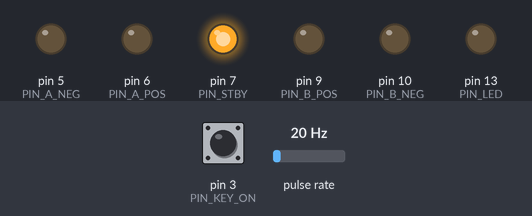
Bench run of a sketch on a simulated Arduino Uno, built with avr-gcc and run on an emulated ATmega328P. On the bench: output pins drawn as LEDs (lit = HIGH). Wiring (inferred from the names in the program): pulse sensor: data pin 2. Inputs (shaded band) come from the test bench; at power-on: pulse rate 20 Hz, pin 3 (PIN_KEY_ON) HIGH.

Above: at 9.0 s.
9.1 s: pulse rate (sensor on pin 2) set to 4 Hz
At 11.4 s:
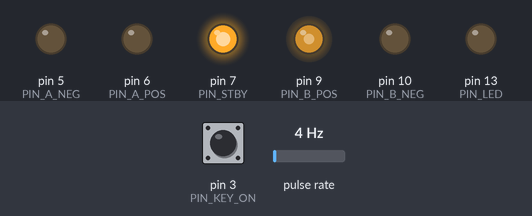
12.1 s: pin 3 (PIN_KEY_ON) pulled LOW for 1 s
At 12.9 s:
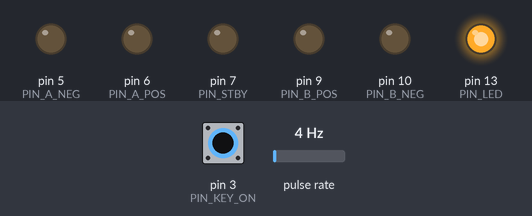
At 14.6 s:
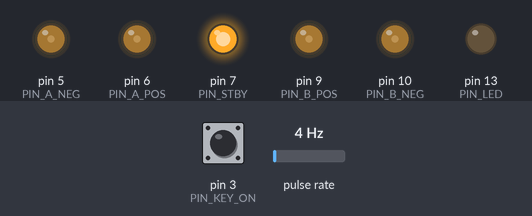
16.1 s: pulse rate (sensor on pin 2) set to 50 Hz
19.1 s: pulse rate (sensor on pin 2) set to 100 Hz
22.1 s: pin 3 (PIN_KEY_ON) pulled LOW for 0.15 s
At 23.6 s:
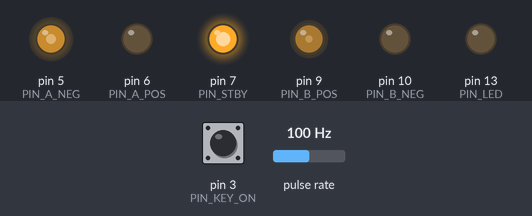
25.2 s: pulse rate (sensor on pin 2) set to 62 Hz
Timing chart, 0 to 64.9 s (numbered marks = the images above; inputs shaded):
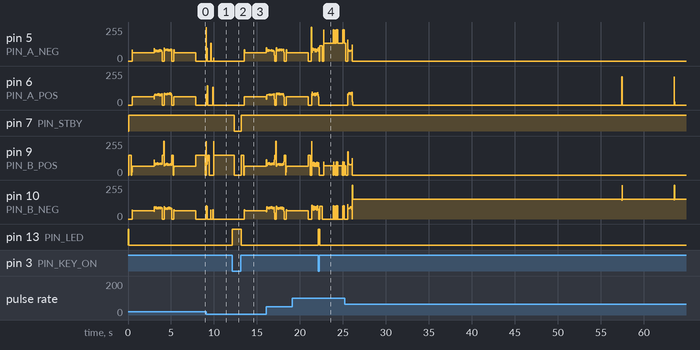

Measured:
- after the input at 12.1 s, pin 5 (PIN_A_NEG): 0/255 → 62/255 after 1.4 s, → 100/255 2.6 s later; pin 6 (PIN_A_POS): 0/255 → 63/255 after 1.4 s, → 45/255 2.6 s later
- after the input at 22.1 s, pin 13 (PIN_LED): LOW → HIGH after 0.05 s, → LOW 0.15 s later

The sketch:

tach_v3_0.ino
```cpp
#include <Arduino.h>
#include <math.h>

float constrainFloat(float value, float minValue, float maxValue);
float minFloat(float a, float b);
float absFloat(float value);

bool readKeyOnRaw();
bool updateAndReadKeyOn();
bool isKeyOnConfirmedAtStartup();
void startGaugeFromDriverOff();
void beginKeyOffReturn();
void resumeRunningDuringKeyOffReturn();

void runV1UpperControl();
bool updateEngineRunConfirmation(unsigned long intervalMicros);
bool isValidTachInterval(unsigned long intervalMicros);
void initializeDisplayFilterFromRaw();
void updateRawValueFromPulseInterval(unsigned long intervalMicros);
void updateDisplayFilter();
void clearMovingAverageFilter();
void updateTargetStepFromDisplay();
void updateVirtualNeedleControl(unsigned long nowMicros);
void commandMotorPosition(float logicalStep);
void handleEngineStopZeroReturn();

void forceZeroToStop();
void openingDemo();
void resetDisplayState();
void resetDisplayStateAtPosition(float logicalPosition);
void onTachPulse();

/*
  Honda Beat Tachometer v3.0
  ホンダビート タコメーター v3.0

  Public v3.0 basis / 公開版v3.0のベース:
    Private v3.0 release candidate, validated in the vehicle.

  Main changes from maintained v2.1 tuned / v2.1 Tunedからの主変更:
    Display filter        7:1 pulse IIR -> 3-pulse moving average
    Control interval      100 ms -> 50 ms
    TARGET UP/DOWN        425/160 -> 1600/1600 logical step/s
    VIRTUAL VEL UP/DOWN   425/160 logical step/s (retained)
    VIRTUAL ACC UP/DOWN   2600/1500 logical step/s^2 (retained)
    STOP BAND             5 -> 0 logical step
    MOTOR MAX SPEED       4800 motor-position step/s (retained)
    MOTOR ACCEL           32000 -> 12000 motor-position step/s^2

  Notes / 注記:
    - The 3-pulse moving average is updated on each accepted tach pulse.
    - rawTarget is refreshed per accepted pulse from the latest average.
    - stabilized TARGET and Virtual motion are updated at 50 ms intervals.
    - STOP BAND processing remains in code but is disabled with value 0.
    - Motor acceleration 12000 corresponds to 1125 logical step/s^2 because
      logical-to-motor position conversion is 32/3.
    - Missing-pulse integer-multiple correction is intentionally NOT included.
*/

const int MOTOR_STEPS = 240 * 3;

const uint8_t PIN_TACH_INPUT = 2;
const uint8_t PIN_KEY_ON = 3;
const uint8_t PIN_LED = 13;

const uint8_t PIN_A_NEG = 5;
const uint8_t PIN_A_POS = 6;
const uint8_t PIN_STBY  = 7;
const uint8_t PIN_B_POS = 9;
const uint8_t PIN_B_NEG = 10;

const uint8_t KEY_ON_ACTIVE_LEVEL = HIGH;
const int8_t SCALE_DIRECTION = -1;

const int STEP_OFFSET = 23;
const long STEP_CONVERSION_NUMERATOR = 2952000L;

const byte DISPLAY_MOVING_AVERAGE_SAMPLES = 3;

const unsigned long CONTROL_UPDATE_INTERVAL_US = 50000UL;

const float VIRTUAL_MAX_VEL_UP_STEP_PER_SEC = 425.0f;
const float VIRTUAL_MAX_VEL_DOWN_STEP_PER_SEC = 160.0f;
const float VIRTUAL_ACCEL_UP_STEP_PER_SEC2 = 2600.0f;
const float VIRTUAL_ACCEL_DOWN_STEP_PER_SEC2 = 1500.0f;
const float VIRTUAL_STOP_BAND_STEP = 0.0f;

const float TARGET_STEP_MAX_UP_PER_SEC = 1600.0f;
const float TARGET_STEP_MAX_DOWN_PER_SEC = 1600.0f;

const bool ENABLE_OPENING_DEMO = true;
const bool FORCE_ZERO_AFTER_OPENING = true;

const int STARTUP_KEY_CHECK_COUNT = 5;
const unsigned int STARTUP_KEY_CHECK_INTERVAL_MS = 20;
const unsigned int STARTUP_KEY_SETTLE_DELAY_MS = 300;

const unsigned long NO_PULSE_STOP_TIMEOUT_US = 1000000UL;

const byte ENGINE_RUN_CONFIRM_COUNT = 20;
const unsigned long MIN_VALID_INTERVAL_US = 3000UL;
const unsigned long MAX_VALID_INTERVAL_US = 300000UL;

const int32_t MOTOR_POSITION_RATIO_NUMERATOR = 32;
const int32_t MOTOR_POSITION_RATIO_DENOMINATOR = 3;

const int32_t MOTOR_MAX_SIXTEENTH_STEPS =
    ((int32_t)MOTOR_STEPS * MOTOR_POSITION_RATIO_NUMERATOR) /
    MOTOR_POSITION_RATIO_DENOMINATOR;

int32_t logicalStepToMotorPosition(float logicalStep)
{
  logicalStep = constrainFloat(logicalStep, 0.0f, (float)MOTOR_STEPS);
  return lroundf(logicalStep * (float)MOTOR_POSITION_RATIO_NUMERATOR /
                 (float)MOTOR_POSITION_RATIO_DENOMINATOR);
}

float motorPositionToLogicalStep(int32_t motorPosition)
{
  motorPosition = constrain(motorPosition, (int32_t)0, MOTOR_MAX_SIXTEENTH_STEPS);
  return (float)motorPosition * (float)MOTOR_POSITION_RATIO_DENOMINATOR /
         (float)MOTOR_POSITION_RATIO_NUMERATOR;
}

const uint8_t RUN_PWM_MAX = 255;
const uint8_t HOLD_PWM_MAX = 150;
const uint8_t ZERO_PWM_MAX = 200;

const float MOTOR_MAX_SPEED_SIXTEENTH_STEP_PER_SEC = 4800.0f;
const float MOTOR_ACCEL_SIXTEENTH_STEP_PER_SEC2 = 12000.0f;

const float BLOCKING_MAX_SPEED_SIXTEENTH_STEP_PER_SEC = 16800.0f;
const float BLOCKING_ACCEL_SIXTEENTH_STEP_PER_SEC2 = 90000.0f;

const float MOTOR_MAX_UPDATE_DT_SEC = 0.020f;
const uint8_t MOTOR_MAX_EMITTED_STEPS_PER_UPDATE = 32;

const int32_t ZERO_TRAVEL_MARGIN_SIXTEENTH_STEPS = 768;
const int32_t ZERO_TRAVEL_SIXTEENTH_STEPS =
    MOTOR_MAX_SIXTEENTH_STEPS + ZERO_TRAVEL_MARGIN_SIXTEENTH_STEPS;
const uint16_t ZERO_STEP_INTERVAL_US = 225;
const int32_t ZERO_TRAVEL_SIXTEENTH_STEPS_ALIGNED =
    ((ZERO_TRAVEL_SIXTEENTH_STEPS + 63L) / 64L) * 64L;
const unsigned long KEYOFF_ZERO_HOLD_MS = 200UL;

struct PhaseValue { int16_t phaseA; int16_t phaseB; };

const PhaseValue PHASE_TABLE[64] = {
  {0,255},{25,254},{50,250},{74,244},{98,236},{120,225},{142,212},{162,197},
  {180,180},{197,162},{212,142},{225,120},{236,98},{244,74},{250,50},{254,25},
  {255,0},{254,-25},{250,-50},{244,-74},{236,-98},{225,-120},{212,-142},{197,-162},
  {180,-180},{162,-197},{142,-212},{120,-225},{98,-236},{74,-244},{50,-250},{25,-254},
  {0,-255},{-25,-254},{-50,-250},{-74,-244},{-98,-236},{-120,-225},{-142,-212},{-162,-197},
  {-180,-180},{-197,-162},{-212,-142},{-225,-120},{-236,-98},{-244,-74},{-250,-50},{-254,-25},
  {-255,0},{-254,25},{-250,50},{-244,74},{-236,98},{-225,120},{-212,142},{-197,162},
  {-180,180},{-162,197},{-142,212},{-120,225},{-98,236},{-74,244},{-50,250},{-25,254}
};

class X27SixteenthStep {
public:
  void begin() {
    pinMode(PIN_A_NEG, OUTPUT); pinMode(PIN_A_POS, OUTPUT); pinMode(PIN_STBY, OUTPUT);
    pinMode(PIN_B_POS, OUTPUT); pinMode(PIN_B_NEG, OUTPUT);
    digitalWrite(PIN_STBY, LOW);
    analogWrite(PIN_A_NEG,0); analogWrite(PIN_A_POS,0); analogWrite(PIN_B_POS,0); analogWrite(PIN_B_NEG,0);
    enabled_=false; currentPosition_=0; targetPosition_=0; currentPhase_=0;
    motorVelocity_=0.0f; stepAccumulator_=0.0f; lastMotionUpdateUs_=micros(); wasMoving_=false;
  }
  void setPosition(int32_t position) { targetPosition_=constrain(position,(int32_t)0,MOTOR_MAX_SIXTEENTH_STEPS); }
  int32_t getCurrentPosition() const { return currentPosition_; }
  bool isAtTarget() const { return currentPosition_==targetPosition_ && fabsf(motorVelocity_)<0.5f && fabsf(stepAccumulator_)<1.0f; }
  void update() { updateMotion(MOTOR_MAX_SPEED_SIXTEENTH_STEP_PER_SEC,MOTOR_ACCEL_SIXTEENTH_STEP_PER_SEC2); }
  void updateBlocking() {
    unsigned long safetyStartMs=millis();
    while(!isAtTarget()) {
      updateMotion(BLOCKING_MAX_SPEED_SIXTEENTH_STEP_PER_SEC,BLOCKING_ACCEL_SIXTEENTH_STEP_PER_SEC2);
      delayMicroseconds(50);
      if((unsigned long)(millis()-safetyStartMs)>10000UL) break;
    }
    applyPhase(currentPhase_,HOLD_PWM_MAX);
  }
  void zero() {
    enable(); motorVelocity_=0.0f; stepAccumulator_=0.0f; lastMotionUpdateUs_=micros();
    for(int32_t i=0;i<ZERO_TRAVEL_SIXTEENTH_STEPS_ALIGNED;i++){ emitLogicalSixteenthStep(-1,ZERO_PWM_MAX); delayMicroseconds(ZERO_STEP_INTERVAL_US); }
    currentPosition_=0; targetPosition_=0; motorVelocity_=0.0f; stepAccumulator_=0.0f; lastMotionUpdateUs_=micros(); wasMoving_=false;
    applyPhase(currentPhase_,HOLD_PWM_MAX);
  }
  void enable(){ if(enabled_) return; digitalWrite(PIN_STBY,HIGH); enabled_=true; lastMotionUpdateUs_=micros(); applyPhase(currentPhase_,HOLD_PWM_MAX); }
  void disable(){ analogWrite(PIN_A_NEG,0); analogWrite(PIN_A_POS,0); analogWrite(PIN_B_POS,0); analogWrite(PIN_B_NEG,0); digitalWrite(PIN_STBY,LOW); enabled_=false; motorVelocity_=0.0f; stepAccumulator_=0.0f; lastMotionUpdateUs_=micros(); wasMoving_=false; }
  bool isEnabled() const { return enabled_; }
  bool isMoving() const { return !isAtTarget(); }
  void stopMotion(){ motorVelocity_=0.0f; stepAccumulator_=0.0f; lastMotionUpdateUs_=micros(); wasMoving_=false; if(enabled_) applyPhase(currentPhase_,HOLD_PWM_MAX); }
  void holdCurrentPosition(){ targetPosition_=currentPosition_; stopMotion(); }
private:
  int32_t currentPosition_=0,targetPosition_=0; int16_t currentPhase_=0; float motorVelocity_=0.0f,stepAccumulator_=0.0f; unsigned long lastMotionUpdateUs_=0UL; bool enabled_=false,wasMoving_=false;
  void updateMotion(float maximumSpeed,float acceleration){
    if(!enabled_) return; const unsigned long nowUs=micros(); unsigned long elapsedUs=nowUs-lastMotionUpdateUs_; if(elapsedUs==0UL) return; lastMotionUpdateUs_=nowUs;
    float dtSec=(float)elapsedUs/1000000.0f; if(dtSec>MOTOR_MAX_UPDATE_DT_SEC) dtSec=MOTOR_MAX_UPDATE_DT_SEC;
    const int32_t error=targetPosition_-currentPosition_;
    if(error==0){ motorVelocity_=0.0f; stepAccumulator_=0.0f; if(wasMoving_) applyPhase(currentPhase_,HOLD_PWM_MAX); wasMoving_=false; return; }
    const int8_t desiredDirection=error>0?1:-1; const int8_t velocityDirection=motorVelocity_>0.0f?1:motorVelocity_<0.0f?-1:0;
    if(desiredDirection!=0 && velocityDirection!=0 && desiredDirection!=velocityDirection){ motorVelocity_=0.0f; stepAccumulator_=0.0f; }
    const float speedAbs=fabsf(motorVelocity_); const float stoppingDistance=(speedAbs*speedAbs)/(2.0f*acceleration); float accelerationCommand=0.0f;
    if(velocityDirection!=0 && velocityDirection!=desiredDirection) accelerationCommand=-(float)velocityDirection*acceleration;
    else if((float)labs(error)<=stoppingDistance+1.0f) accelerationCommand=-(float)velocityDirection*acceleration;
    else accelerationCommand=(float)desiredDirection*acceleration;
    motorVelocity_+=accelerationCommand*dtSec; motorVelocity_=constrainFloat(motorVelocity_,-maximumSpeed,maximumSpeed);
    if(desiredDirection>0 && motorVelocity_<0.0f) motorVelocity_=0.0f; if(desiredDirection<0 && motorVelocity_>0.0f) motorVelocity_=0.0f;
    stepAccumulator_+=motorVelocity_*dtSec; uint8_t emittedSteps=0;
    while(fabsf(stepAccumulator_)>=1.0f && emittedSteps<MOTOR_MAX_EMITTED_STEPS_PER_UPDATE){ const int8_t stepDirection=stepAccumulator_>0.0f?1:-1; emitLogicalSixteenthStep(stepDirection,RUN_PWM_MAX); currentPosition_+=stepDirection; stepAccumulator_-=(float)stepDirection; wasMoving_=true; emittedSteps++; if(currentPosition_==targetPosition_){ motorVelocity_=0.0f; stepAccumulator_=0.0f; break; } }
    if(currentPosition_==targetPosition_ && fabsf(stepAccumulator_)<1.0f){ motorVelocity_=0.0f; stepAccumulator_=0.0f; applyPhase(currentPhase_,HOLD_PWM_MAX); wasMoving_=false; }
  }
  void emitLogicalSixteenthStep(int8_t logicalDirection,uint8_t pwmMax){ const int8_t physicalDirection=logicalDirection*SCALE_DIRECTION; currentPhase_+=physicalDirection; while(currentPhase_<0) currentPhase_+=64; while(currentPhase_>=64) currentPhase_-=64; applyPhase(currentPhase_,pwmMax); }
  void applyPhase(int16_t phaseIndex,uint8_t pwmMax){ phaseIndex%=64; if(phaseIndex<0) phaseIndex+=64; const PhaseValue phase=PHASE_TABLE[phaseIndex]; applySignedPhase(PIN_A_POS,PIN_A_NEG,phase.phaseA,pwmMax); applySignedPhase(PIN_B_POS,PIN_B_NEG,phase.phaseB,pwmMax); }
  void applySignedPhase(uint8_t pinPositive,uint8_t pinNegative,int16_t signedAmplitude,uint8_t pwmMax){ int16_t magnitude=abs(signedAmplitude); if(magnitude>255) magnitude=255; uint16_t scaled=((uint16_t)magnitude*(uint16_t)pwmMax)/255U; if(signedAmplitude>0){ analogWrite(pinPositive,(uint8_t)scaled); analogWrite(pinNegative,0); } else if(signedAmplitude<0){ analogWrite(pinPositive,0); analogWrite(pinNegative,(uint8_t)scaled); } else { analogWrite(pinPositive,0); analogWrite(pinNegative,0); } }
};

X27SixteenthStep tachMotor;

enum class GaugeState:uint8_t{DriverOff,Starting,Running,ReturningToZero,ZeroHold};
GaugeState gaugeState=GaugeState::DriverOff; unsigned long zeroHoldStartMs=0UL; bool lastConfirmedKeyOn=false,keyOnDebounced=false,lastRawKeyOn=false; unsigned long keyStateChangedMs=0UL; const unsigned long KEY_DEBOUNCE_MS=50UL;
volatile unsigned long latestPulseIntervalUs=0UL,lastPulseUs=0UL; volatile bool newPulseAvailable=false; unsigned long lastAcceptedPulseUs=0UL;
long rawTachValue=0L,filteredDisplayValue=0L;
long displayMovingAverageBuffer[DISPLAY_MOVING_AVERAGE_SAMPLES]={0L,0L,0L};
long displayMovingAverageSum=0L;
byte displayMovingAverageIndex=0;
float rawTargetStepFromDisplay=0.0f,stabilizedTargetStep=0.0f,targetStepFromDisplay=0.0f,virtualNeedleStep=0.0f,virtualNeedleVelocity=0.0f;
unsigned long lastControlUpdateUs=0UL;
byte engineRunConfirmCount=0;
bool engineRunningConfirmed=false,displayFilterInitialized=false;

void setup(){ pinMode(PIN_KEY_ON,INPUT_PULLUP); pinMode(PIN_TACH_INPUT,INPUT); pinMode(PIN_LED,OUTPUT); digitalWrite(PIN_LED,HIGH); tachMotor.begin(); lastRawKeyOn=readKeyOnRaw(); keyOnDebounced=lastRawKeyOn; lastConfirmedKeyOn=keyOnDebounced; keyStateChangedMs=millis(); attachInterrupt(digitalPinToInterrupt(PIN_TACH_INPUT),onTachPulse,RISING); if(isKeyOnConfirmedAtStartup()) startGaugeFromDriverOff(); else { gaugeState=GaugeState::DriverOff; tachMotor.disable(); digitalWrite(PIN_LED,HIGH); } }
void loop(){ const bool keyOn=updateAndReadKeyOn(); switch(gaugeState){ case GaugeState::DriverOff: if(keyOn) startGaugeFromDriverOff(); break; case GaugeState::Starting: break; case GaugeState::Running: if(!keyOn) beginKeyOffReturn(); else { tachMotor.update(); runV1UpperControl(); } break; case GaugeState::ReturningToZero: if(keyOn) resumeRunningDuringKeyOffReturn(); else { tachMotor.update(); if(tachMotor.isAtTarget()){ zeroHoldStartMs=millis(); gaugeState=GaugeState::ZeroHold; } } break; case GaugeState::ZeroHold: if(keyOn) resumeRunningDuringKeyOffReturn(); else if((unsigned long)(millis()-zeroHoldStartMs)>=KEYOFF_ZERO_HOLD_MS){ tachMotor.disable(); digitalWrite(PIN_LED,HIGH); gaugeState=GaugeState::DriverOff; } break; } lastConfirmedKeyOn=keyOn; }

bool readKeyOnRaw(){ return digitalRead(PIN_KEY_ON)==KEY_ON_ACTIVE_LEVEL; }
bool updateAndReadKeyOn(){ const bool rawKeyOn=readKeyOnRaw(); const unsigned long nowMs=millis(); if(rawKeyOn!=lastRawKeyOn){ lastRawKeyOn=rawKeyOn; keyStateChangedMs=nowMs; } if((unsigned long)(nowMs-keyStateChangedMs)>=KEY_DEBOUNCE_MS) keyOnDebounced=rawKeyOn; return keyOnDebounced; }
bool isKeyOnConfirmedAtStartup(){ for(int i=0;i<STARTUP_KEY_CHECK_COUNT;i++){ if(!readKeyOnRaw()) return false; delay(STARTUP_KEY_CHECK_INTERVAL_MS);} return true; }
void startGaugeFromDriverOff(){ gaugeState=GaugeState::Starting; digitalWrite(PIN_LED,LOW); tachMotor.enable(); delay(STARTUP_KEY_SETTLE_DELAY_MS); forceZeroToStop(); if(ENABLE_OPENING_DEMO) openingDemo(); if(FORCE_ZERO_AFTER_OPENING) forceZeroToStop(); resetDisplayState(); gaugeState=GaugeState::Running; }
void beginKeyOffReturn(){ const float currentLogicalPosition=motorPositionToLogicalStep(tachMotor.getCurrentPosition()); resetDisplayStateAtPosition(currentLogicalPosition); tachMotor.stopMotion(); commandMotorPosition(0.0f); digitalWrite(PIN_LED,HIGH); gaugeState=GaugeState::ReturningToZero; }
void resumeRunningDuringKeyOffReturn(){ tachMotor.holdCurrentPosition(); const float currentLogicalPosition=motorPositionToLogicalStep(tachMotor.getCurrentPosition()); resetDisplayStateAtPosition(currentLogicalPosition); digitalWrite(PIN_LED,LOW); gaugeState=GaugeState::Running; }
void forceZeroToStop(){ tachMotor.zero(); }
void openingDemo(){ commandMotorPosition((float)MOTOR_STEPS); tachMotor.updateBlocking(); delay(200); commandMotorPosition(0.0f); tachMotor.updateBlocking(); delay(200); }
void resetDisplayState(){ resetDisplayStateAtPosition(0.0f); }
void resetDisplayStateAtPosition(float logicalPosition){ logicalPosition=constrainFloat(logicalPosition,0.0f,(float)MOTOR_STEPS); rawTachValue=0L; filteredDisplayValue=0L; clearMovingAverageFilter(); rawTargetStepFromDisplay=logicalPosition; stabilizedTargetStep=logicalPosition; targetStepFromDisplay=logicalPosition; virtualNeedleStep=logicalPosition; virtualNeedleVelocity=0.0f; lastControlUpdateUs=micros(); engineRunConfirmCount=0; engineRunningConfirmed=false; displayFilterInitialized=false; noInterrupts(); latestPulseIntervalUs=0UL; lastPulseUs=0UL; newPulseAvailable=false; interrupts(); lastAcceptedPulseUs=0UL; commandMotorPosition(logicalPosition); }
void onTachPulse(){ const unsigned long nowUs=micros(); if(lastPulseUs!=0UL){ latestPulseIntervalUs=nowUs-lastPulseUs; newPulseAvailable=true; } lastPulseUs=nowUs; }

void runV1UpperControl(){ unsigned long pulseIntervalUs=0UL; bool pulseAvailable=false; unsigned long pulseTimestampUs=0UL; noInterrupts(); if(newPulseAvailable){ pulseIntervalUs=latestPulseIntervalUs; pulseTimestampUs=lastPulseUs; newPulseAvailable=false; pulseAvailable=true; } interrupts(); if(pulseAvailable && isValidTachInterval(pulseIntervalUs)){ lastAcceptedPulseUs=pulseTimestampUs; updateRawValueFromPulseInterval(pulseIntervalUs); const bool wasConfirmed=engineRunningConfirmed; if(updateEngineRunConfirmation(pulseIntervalUs)){ if(!wasConfirmed) initializeDisplayFilterFromRaw(); updateDisplayFilter(); updateTargetStepFromDisplay(); } } handleEngineStopZeroReturn(); updateVirtualNeedleControl(micros()); }
bool isValidTachInterval(unsigned long intervalMicros){ return intervalMicros>=MIN_VALID_INTERVAL_US && intervalMicros<=MAX_VALID_INTERVAL_US; }
bool updateEngineRunConfirmation(unsigned long intervalMicros){ if(!isValidTachInterval(intervalMicros)){ engineRunConfirmCount=0; engineRunningConfirmed=false; return false; } if(engineRunConfirmCount<ENGINE_RUN_CONFIRM_COUNT) engineRunConfirmCount++; if(engineRunConfirmCount>=ENGINE_RUN_CONFIRM_COUNT) engineRunningConfirmed=true; return engineRunningConfirmed; }
void updateRawValueFromPulseInterval(unsigned long intervalMicros){ if(intervalMicros==0UL) return; rawTachValue=STEP_CONVERSION_NUMERATOR/(long)intervalMicros; }
void clearMovingAverageFilter(){ for(byte i=0;i<DISPLAY_MOVING_AVERAGE_SAMPLES;i++) displayMovingAverageBuffer[i]=0L; displayMovingAverageSum=0L; displayMovingAverageIndex=0; }
void initializeDisplayFilterFromRaw(){ clearMovingAverageFilter(); for(byte i=0;i<DISPLAY_MOVING_AVERAGE_SAMPLES;i++){ displayMovingAverageBuffer[i]=rawTachValue; displayMovingAverageSum+=rawTachValue; } filteredDisplayValue=rawTachValue; displayFilterInitialized=true; }
void updateDisplayFilter(){ if(!displayFilterInitialized){ initializeDisplayFilterFromRaw(); return; } displayMovingAverageSum-=displayMovingAverageBuffer[displayMovingAverageIndex]; displayMovingAverageBuffer[displayMovingAverageIndex]=rawTachValue; displayMovingAverageSum+=rawTachValue; displayMovingAverageIndex++; if(displayMovingAverageIndex>=DISPLAY_MOVING_AVERAGE_SAMPLES) displayMovingAverageIndex=0; filteredDisplayValue=displayMovingAverageSum/(long)DISPLAY_MOVING_AVERAGE_SAMPLES; }
void updateTargetStepFromDisplay(){ long stepValue=filteredDisplayValue-STEP_OFFSET; if(stepValue<0L) stepValue=0L; if(stepValue>MOTOR_STEPS) stepValue=MOTOR_STEPS; rawTargetStepFromDisplay=(float)stepValue; }
void updateVirtualNeedleControl(unsigned long nowMicros){ if(lastControlUpdateUs==0UL){ lastControlUpdateUs=nowMicros; return; } const unsigned long elapsedUs=nowMicros-lastControlUpdateUs; if(elapsedUs<CONTROL_UPDATE_INTERVAL_US) return; lastControlUpdateUs=nowMicros; float dtSec=(float)elapsedUs/1000000.0f; if(dtSec<=0.0f) return; if(dtSec>0.5f) dtSec=0.5f; const float targetDifference=rawTargetStepFromDisplay-stabilizedTargetStep; float maximumTargetChange=(targetDifference>0.0f?TARGET_STEP_MAX_UP_PER_SEC:TARGET_STEP_MAX_DOWN_PER_SEC)*dtSec; if(fabsf(targetDifference)<=maximumTargetChange) stabilizedTargetStep=rawTargetStepFromDisplay; else stabilizedTargetStep+=targetDifference>0.0f?maximumTargetChange:-maximumTargetChange; stabilizedTargetStep=constrainFloat(stabilizedTargetStep,0.0f,(float)MOTOR_STEPS); targetStepFromDisplay=stabilizedTargetStep; const float positionError=targetStepFromDisplay-virtualNeedleStep; if(fabsf(positionError)<=VIRTUAL_STOP_BAND_STEP){ virtualNeedleStep=targetStepFromDisplay; virtualNeedleVelocity=0.0f; commandMotorPosition(virtualNeedleStep); return; } const float desiredVelocity=constrainFloat(positionError/dtSec,-VIRTUAL_MAX_VEL_DOWN_STEP_PER_SEC,VIRTUAL_MAX_VEL_UP_STEP_PER_SEC); if(desiredVelocity>virtualNeedleVelocity){ virtualNeedleVelocity+=VIRTUAL_ACCEL_UP_STEP_PER_SEC2*dtSec; if(virtualNeedleVelocity>desiredVelocity) virtualNeedleVelocity=desiredVelocity; } else if(desiredVelocity<virtualNeedleVelocity){ virtualNeedleVelocity-=VIRTUAL_ACCEL_DOWN_STEP_PER_SEC2*dtSec; if(virtualNeedleVelocity<desiredVelocity) virtualNeedleVelocity=desiredVelocity; } virtualNeedleVelocity=constrainFloat(virtualNeedleVelocity,-VIRTUAL_MAX_VEL_DOWN_STEP_PER_SEC,VIRTUAL_MAX_VEL_UP_STEP_PER_SEC); virtualNeedleStep+=virtualNeedleVelocity*dtSec; if(positionError>0.0f && virtualNeedleStep>targetStepFromDisplay){ virtualNeedleStep=targetStepFromDisplay; virtualNeedleVelocity=0.0f; } if(positionError<0.0f && virtualNeedleStep<targetStepFromDisplay){ virtualNeedleStep=targetStepFromDisplay; virtualNeedleVelocity=0.0f; } virtualNeedleStep=constrainFloat(virtualNeedleStep,0.0f,(float)MOTOR_STEPS); commandMotorPosition(virtualNeedleStep); }
void commandMotorPosition(float logicalStep){ logicalStep=constrainFloat(logicalStep,0.0f,(float)MOTOR_STEPS); tachMotor.setPosition(logicalStepToMotorPosition(logicalStep)); }
void handleEngineStopZeroReturn(){ if(lastAcceptedPulseUs==0UL) return; const unsigned long nowUs=micros(); if((unsigned long)(nowUs-lastAcceptedPulseUs)<NO_PULSE_STOP_TIMEOUT_US) return; lastAcceptedPulseUs=0UL; engineRunConfirmCount=0; engineRunningConfirmed=false; displayFilterInitialized=false; rawTachValue=0L; filteredDisplayValue=0L; clearMovingAverageFilter(); rawTargetStepFromDisplay=0.0f; }
float constrainFloat(float value,float minValue,float maxValue){ if(value<minValue) return minValue; if(value>maxValue) return maxValue; return value; }
float minFloat(float a,float b){ return a<b?a:b; }
float absFloat(float value){ return value<0.0f?-value:value; }
```
